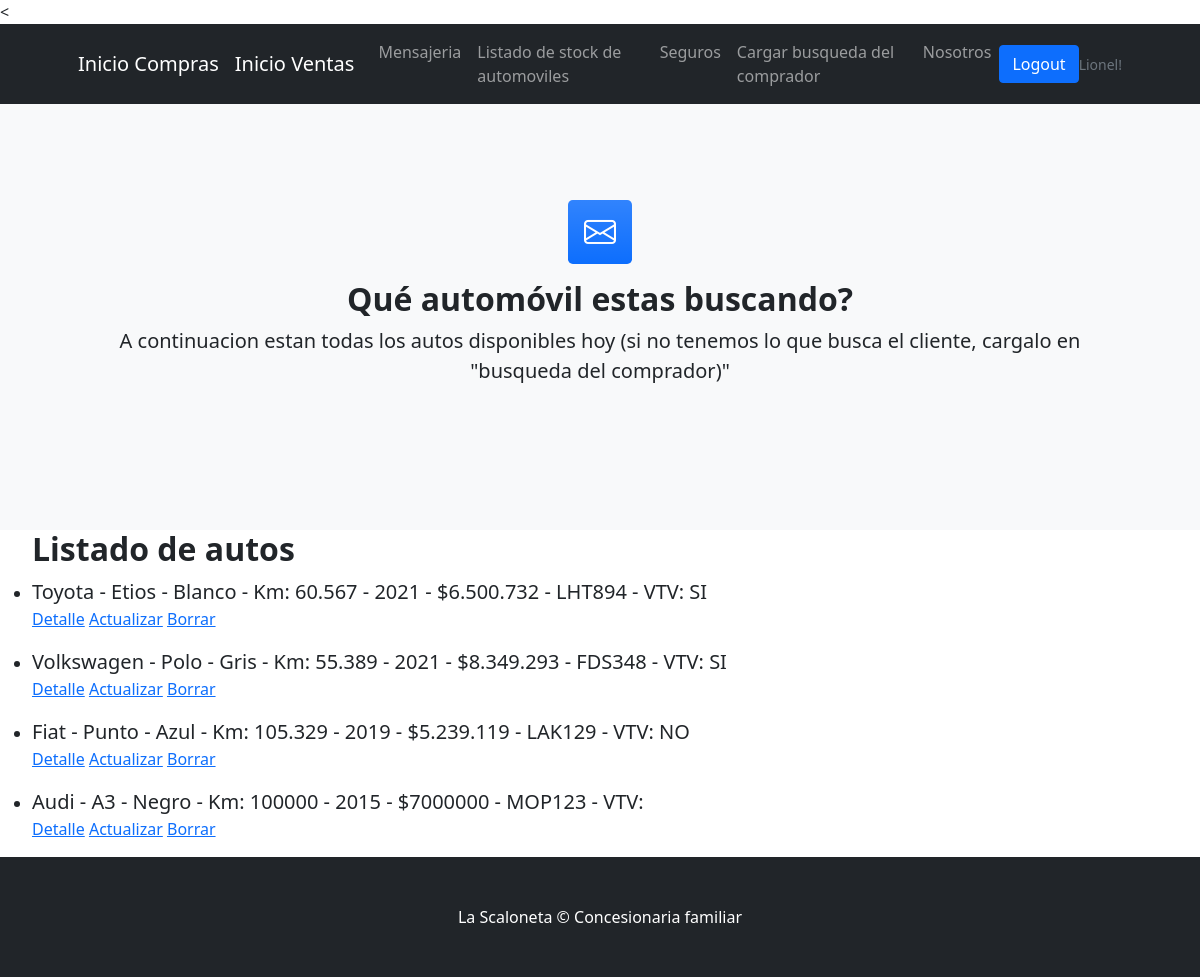
Before: /automovil/ (signed in) with the older database file.
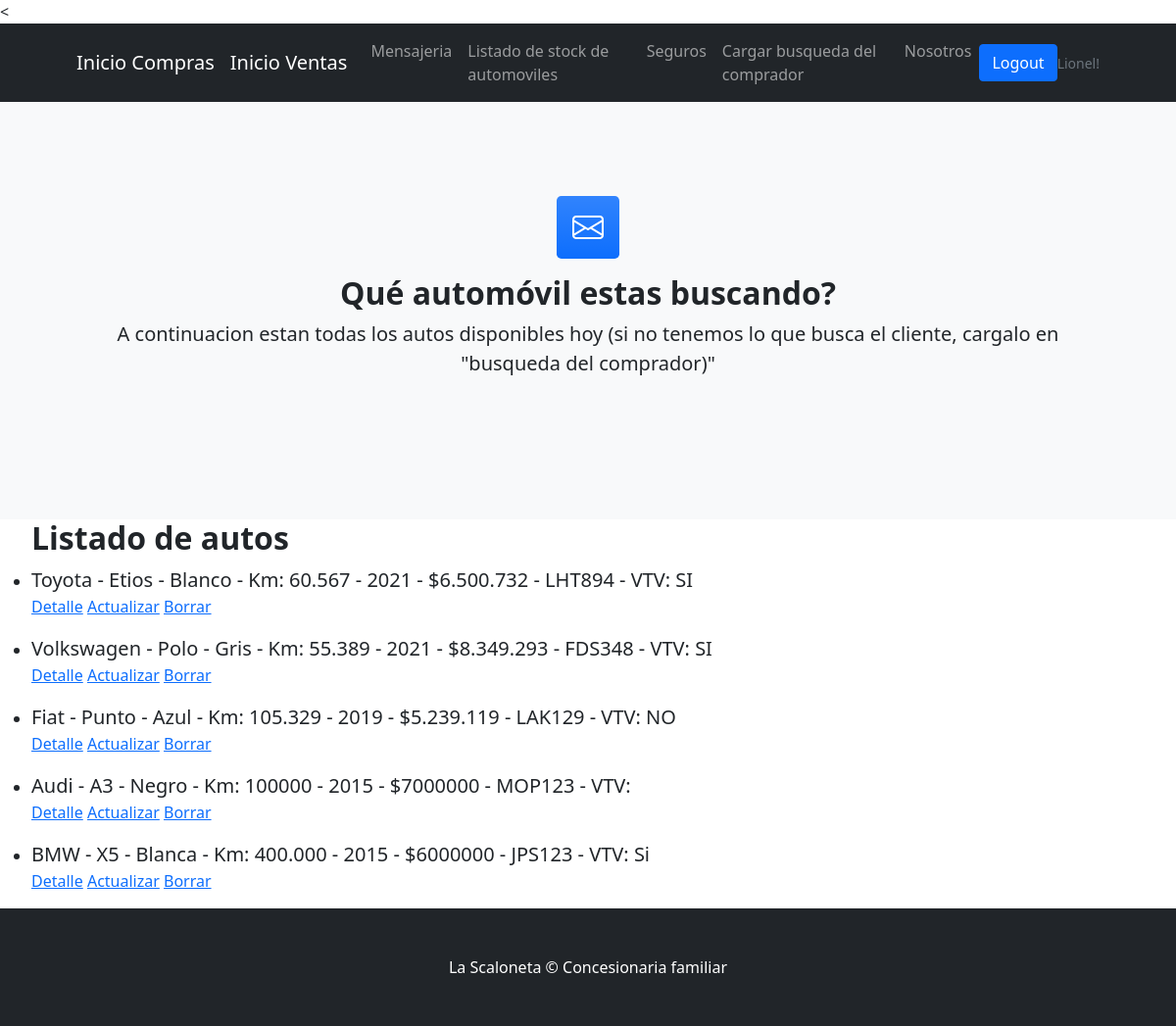
After: the same page with the newer database file.
### compra/models.py (models this page shows, shortened)
class Rodado(models.Model):
    marca = models.CharField(max_length=20)
    modelo = models.CharField(max_length=50)
    color = models.CharField(max_length=20)
    km = models.CharField(max_length=20)
    año = models.IntegerField()
    precio = models.CharField(max_length=20)
    patente = models.CharField(max_length=20)
    vtv_hecha = models.CharField(max_length=20)
    nombre_apellido_vendedor = models.CharField(max_length=20, null=True, blank=True)
    telefono = models.IntegerField()

### compra/views.py (the view)
# urls.py: path("automovil/", AutomovilList.as_view(), name= "compra-automovil"),
class AutomovilList(ListView):
    model = Rodado
    template_name = "compra/list_automovil.html"

### compra/templates/compra/list_automovil.html (shortened to what this page needs)
{% extends 'compra/padre.html' %}
{% block contenido %}
<section class="bg-light py-5">
    <div class="container px-5 my-5 px-5">
        <div class="text-center mb-5">
            <div class="feature bg-primary bg-gradient text-white rounded-3 mb-3"><i class="bi bi-envelope"></i></div>
            <h2 class="fw-bolder">Qué automóvil estas buscando?</h2>
            <p class="lead mb-0">A continuacion estan todas los autos disponibles hoy (si no tenemos lo que busca el cliente, cargalo en "busqueda del comprador)"</p>
        </div>
</section>
<ul>
    <h2 class="fw-bolder"> Listado de autos</h2>
    {% for automovil in object_list %}
        <li>
            <p class="lead mb-0"> {{automovil.marca}} - {{automovil.modelo}} - {{automovil.color}} - Km: {{automovil.km}} - {{automovil.año}} - ${{automovil.precio}} - {{automovil.patente}} - VTV: {{automovil.vtv_hecha}} </h2>
            <p class="form-floating mb-3"> <a href="{% url 'compra-automovil-detail' automovil.id %}">Detalle</a>
            <a href="{% url 'compra-automovil-update' automovil.id %}">Actualizar</a>
            <a href="{% url 'compra-automovil-delete' automovil.id %}">Borrar</a> </p>
        </li>
    {% endfor %}
</ul>
{% endblock %}

Changed rows visible on the page:
added Rodado: marca "BMW", modelo "X5", color "Blanca", km "400.000", año "2015", precio "6000000", patente "JPS123", vtv_hecha "Si"
